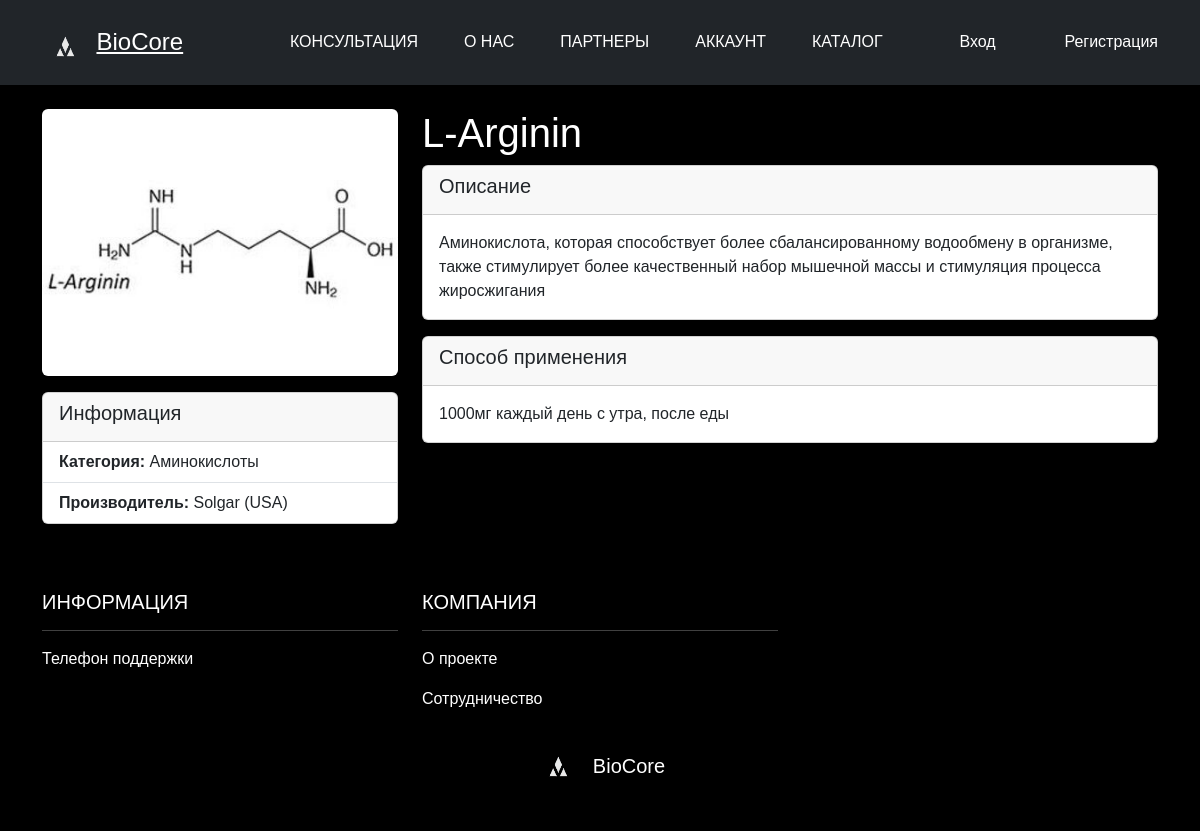
The app's page /element/1/ with its own data.
### bio_core_website/models.py (models this page shows, shortened)
class Element(models.Model):
    name = models.CharField(max_length=100, verbose_name="Элемент")
    category = models.ForeignKey(Category, on_delete=models.CASCADE, related_name="elements", verbose_name="Категория")
    description = models.TextField(verbose_name="Описание", blank=True, null=True)
    image = models.ImageField(upload_to='product_images/', blank=True, null=True, verbose_name="Изображение")
    usage = models.TextField(blank=True, null=True, verbose_name="Способ применения")
    manufacturer = models.ForeignKey(
        Manufacturer,
        on_delete=models.SET_NULL,
        null=True,
        blank=True,
        related_name="elements",
        verbose_name="Производитель"
    )

class Category(models.Model):
    name = models.CharField(max_length=100, unique=True, verbose_name="Категория")
    image = models.ImageField(
        upload_to='category_images/',
        blank=True,
        null=True,
        verbose_name="Изображение категории"
    )

class Manufacturer(models.Model):
    name = models.CharField(max_length=200, unique=True, verbose_name="Производитель")
    country = models.CharField(max_length=100, blank=True, null=True, verbose_name="Страна")
    website = models.URLField(blank=True, null=True, verbose_name="Сайт")

### bio_core_website/views.py (the view)
# urls.py: path('element/<int:pk>/', views.element_detail, name='element_detail'),
def element_detail(request, pk):
    element = get_object_or_404(Element, id=pk)
    return render(request, 'bio_core_website/element_detail.html', {
        'element': element
    })

### bio_core_website/templates/bio_core_website/element_detail.html (shortened to what this page needs)
{% extends "bio_core_website/base.html" %}
{% block content %}
<div class="row">
    <div class="col-md-4">
        {% if element.image %}
        <img src="{{ element.image.url }}" class="img-fluid rounded mb-3" alt="{{ element.name }}">
        {% endif %}
        <div class="card mb-3">
            <div class="card-header">
                <h5>Информация</h5>
            </div>
            <ul class="list-group list-group-flush">
                <li class="list-group-item">
                    <strong>Категория:</strong> {{ element.category.name }}
                </li>
                {% if element.manufacturer %}
                <li class="list-group-item">
                    <strong>Производитель:</strong> {{ element.manufacturer.name }}
                    {% if element.manufacturer.country %}
                    ({{ element.manufacturer.country }})
                    {% endif %}
                </li>
                {% endif %}
            </ul>
        </div>
    </div>
    <div class="col-md-8">
        <h1>{{ element.name }}</h1>
        <div class="card mb-3">
            <div class="card-header">
                <h5>Описание</h5>
            </div>
            <div class="card-body">
                <p class="card-text">{{ element.description }}</p>
            </div>
        </div>
        {% if element.usage %}
        <div class="card">
            <div class="card-header">
                <h5>Способ применения</h5>
            </div>
            <div class="card-body">
                <p class="card-text">{{ element.usage }}</p>
            </div>
        </div>
        {% endif %}
    </div>
</div>
{% endblock %}

### bio_core_website/static/bio_core_website/css/style.css (style rules this page uses)
body { font-family: 'TT Travels Next Trl', sans-serif; background-color: #000; color: #fff; }

### records on screen
Element: image (picture), category.name "Аминокислоты", manufacturer.name "Solgar", manufacturer.country "USA", name "L-Arginin", description "Аминокислота, которая способствует более сбалансированному водообмену в организме, также стимулирует более качественный набор мышечной массы и стимуляция процесса жиросжигания", usage "1000мг каждый день с утра, после еды"
